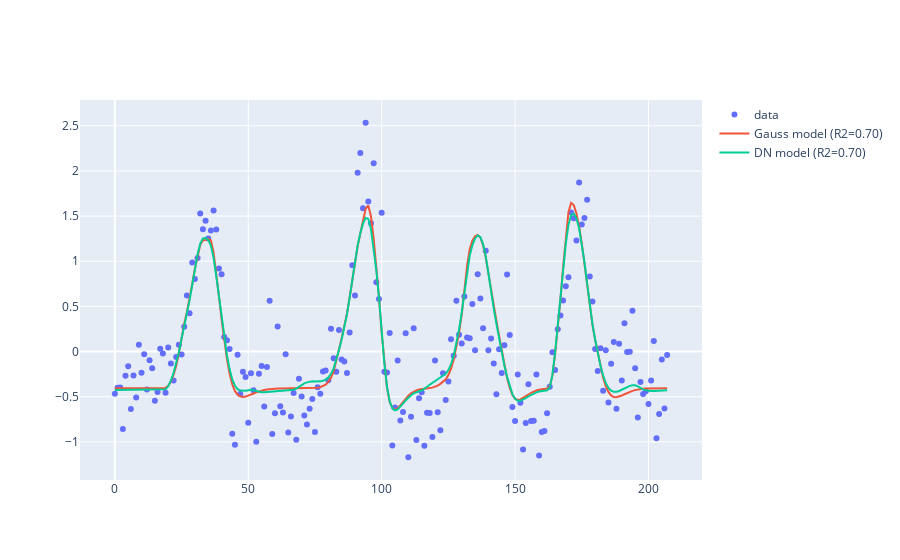

Notebook source saved alongside this figure:
### Code cell
num_vert = 9
import plotly.graph_objects as go
fig = go.Figure()
fig.add_trace(go.Scatter(y=data_fsnative_[:,num_vert], name='data', mode='markers'))
fig.add_trace(go.Scatter(y=gauss_pred_mat[:,num_vert], name='Gauss model (R2={:1.2f})'.format(gauss_fit_mat[num_vert,-1])))
fig.add_trace(go.Scatter(y=dn_pred_mat[:,num_vert], name='DN model (R2={:1.2f})'.format(dn_fit_mat[num_vert,-1])))
fig.show()

### Figure 1 — Plotly figure (JSON) as saved in the notebook; plotly's stock layout.template omitted (floating-point values rounded to 4 significant figures; data arrays with more than 128 entries replaced by an {"elided": "..."} marker saying what was removed)
{"data": [{"mode": "markers", "name": "data", "type": "scatter", "y": {"elided": "208 float values"}}, {"name": "Gauss model (R2=0.70)", "type": "scatter", "y": {"elided": "208 float values"}}, {"name": "DN model (R2=0.70)", "type": "scatter", "y": {"elided": "208 float values"}}], "layout": {"autosize": true, "xaxis": {"autorange": true, "range": [-12.71, 219.7]}, "yaxis": {"autorange": true, "range": [-1.476, 2.839], "type": "linear"}}}
